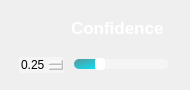
                <widget class="QFrame" name="Conf_QF">
                 <property name="minimumSize">
                  <size>
                   <width>190</width>
                   <height>90</height>
                  </size>
                 </property>
                 <property name="maximumSize">
                  <size>
                   <width>190</width>
                   <height>90</height>
                  </size>
                 </property>
                 <property name="styleSheet">
                  <string notr="true">QFrame#Conf_QF{
border:2px solid rgba(255, 255, 255, 70);
border-radius:15px;
}</string>
                 </property>
                 <layout class="QVBoxLayout" name="verticalLayout_18">
                  <item>
                   <widget class="QPushButton" name="ToggleBotton_3">
                    <property name="sizePolicy">
                     <sizepolicy hsizetype="Expanding" vsizetype="Fixed">
                      <horstretch>0</horstretch>
                      <verstretch>0</verstretch>
                     </sizepolicy>
                    </property>
                    <property name="minimumSize">
                     <size>
                      <width>0</width>
                      <height>30</height>
                     </size>
                    </property>
                    <property name="maximumSize">
                     <size>
                      <width>16777215</width>
                      <height>30</height>
                     </size>
                    </property>
                    <property name="font">
                     <font>
                      <family>Nirmala UI</family>
                      <pointsize>13</pointsize>
                      <italic>false</italic>
                      <bold>true</bold>
                     </font>
                    </property>
                    <property name="cursor">
                     <cursorShape>ArrowCursor</cursorShape>
                    </property>
                    <property name="mouseTracking">
                     <bool>true</bool>
                    </property>
                    <property name="focusPolicy">
                     <enum>Qt::StrongFocus</enum>
                    </property>
                    <property name="contextMenuPolicy">
                     <enum>Qt::DefaultContextMenu</enum>
                    </property>
                    <property name="layoutDirection">
                     <enum>Qt::LeftToRight</enum>
                    </property>
                    <property name="autoFillBackground">
                     <bool>false</bool>
                    </property>
                    <property name="styleSheet">
                     <string notr="true">QPushButton{
background-image: url(:/setting /images/newsize/conf.png);
background-repeat: no-repeat;
background-position: left center;
border: none;
border-left: 20px solid transparent;

text-align: left;
padding-left: 40px;
padding-bottom: 4px;
color: white;
font: 700 13pt &quot;Nirmala UI&quot;;
}</string>
                    </property>
                    <property name="text">
                     <string>Confidence</string>
                    </property>
                    <property name="icon">
                     <iconset theme="zoom-out">
                      <normaloff>C:/Users/Administrator/YOLOv8-QingYong</normaloff>C:/Users/Administrator/YOLOv8-QingYong</iconset>
                    </property>
                    <property name="autoDefault">
                     <bool>false</bool>
                    </property>
                    <property name="default">
                     <bool>false</bool>
                    </property>
                    <property name="flat">
                     <bool>false</bool>
                    </property>
                   </widget>
                  </item>
                  <item>
                   <widget class="QFrame" name="frame">
                    <property name="sizePolicy">
                     <sizepolicy hsizetype="Preferred" vsizetype="Preferred">
                      <horstretch>0</horstretch>
                      <verstretch>0</verstretch>
                     </sizepolicy>
                    </property>
                    <property name="minimumSize">
                     <size>
                      <width>0</width>
                      <height>20</height>
                     </size>
                    </property>
                    <property name="maximumSize">
                     <size>
                      <width>16777215</width>
                      <height>20</height>
                     </size>
                    </property>
                    <layout class="QHBoxLayout" name="horizontalLayout_17">
                     <property name="spacing">
                      <number>10</number>
                     </property>
                     <property name="leftMargin">
                      <number>8</number>
                     </property>
                     <property name="topMargin">
                      <number>0</number>
                     </property>
                     <property name="rightMargin">
                      <number>10</number>
                     </property>
                     <property name="bottomMargin">
                      <number>0</number>
                     </property>
                     <item>
                      <widget class="QDoubleSpinBox" name="conf_spinbox">
                       <property name="cursor">
                        <cursorShape>PointingHandCursor</cursorShape>
                       </property>
                       <property name="styleSheet">
                        <string notr="true">QDoubleSpinBox {
border: 0px solid lightgray;
border-radius: 2px;
background-color: rgba(255,255,255,90);
font: 600 9pt &quot;Segoe UI&quot;;
}
        
QDoubleSpinBox::up-button {
width: 10px;
height: 9px;
margin: 0px 3px 0px 0px;
border-image: url(:/setting /images/newsize/box_up.png);
}
QDoubleSpinBox::up-button:pressed {
margin-top: 1px;
}
            
QDoubleSpinBox::down-button {
width: 10px;
height: 9px;
margin: 0px 3px 0px 0px;
border-image: url(:/setting /images/newsize/box_down.png);
}
QDoubleSpinBox::down-button:pressed {
margin-bottom: 1px;
}</string>
                       </property>
                       <property name="minimum">
                        <double>0.010000000000000</double>
                       </property>
                       <property name="maximum">
                        <double>1.000000000000000</double>
                       </property>
                       <property name="singleStep">
                        <double>0.050000000000000</double>
                       </property>
                       <property name="value">
                        <double>0.250000000000000</double>
                       </property>
                      </widget>
                     </item>
                     <item>
                      <widget class="QSlider" name="conf_slider">
                       <property name="cursor">
                        <cursorShape>PointingHandCursor</cursorShape>
                       </property>
                       <property name="styleSheet">
                        <string notr="true">QSlider::groove:horizontal {
border: none;
height: 10px;
background-color: rgba(255,255,255,90);
border-radius: 5px;
}

QSlider::handle:horizontal {
width: 10px;
margin: -1px 0px -1px 0px;
border-radius: 3px;
background-color: white;
}

QSlider::sub-page:horizontal {
background-color: qlineargradient(x1:0, y1:0, x2:1, y2:1, stop:0 #59969b, stop:1 #04e7fa);
border-radius: 5px;
}</string>
                       </property>
                       <property name="minimum">
                        <number>1</number>
                       </property>
                       <property name="maximum">
                        <number>100</number>
                       </property>
                       <property name="value">
                        <number>25</number>
                       </property>
                       <property name="orientation">
                        <enum>Qt::Horizontal</enum>
                       </property>
                      </widget>
                     </item>
                    </layout>
                   </widget>
                  </item>
                 </layout>
                </widget>
